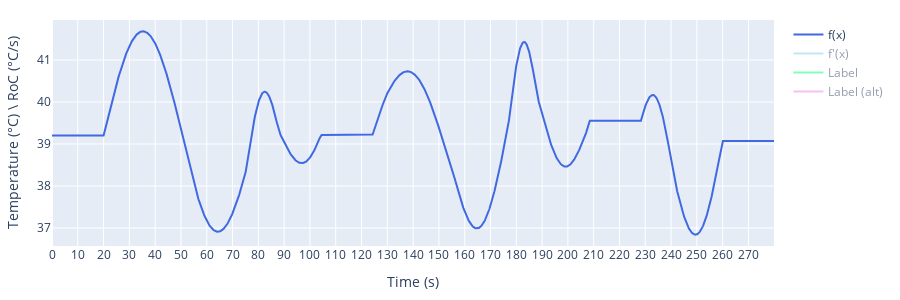

The code cell stored with this chart in its notebook:
### Code cell
from src.experiments.stimuli_function import StimuliFunction, stimuli_extra
import importlib
import numpy as np
importlib.reload(sys.modules['src.experiments.stimuli_function'])

minimal_desired_duration = 200 # in seconds
periods = [67, 20] # [0] is the baseline and [1] the modulation; in seconds
frequencies = 1./np.array(periods)
amplitudes = [1, 1.5] # temp range is 2 * sum(amplitudes): max @ VAS 70, min @ VAS 0
sample_rate = 10
seed = 823 # use None for random seed
baseline_temp = 39.2 # @ VAS 35

stimuli = StimuliFunction(
    minimal_desired_duration,
    frequencies,
    amplitudes,
    sample_rate,
    random_periods=True,
    seed=seed)
stimuli.add_baseline_temp(baseline_temp)
stimuli.add_plateaus(plateau_duration=20, n_plateaus=4, add_at_start="random", add_at_end=True)

_ = stimuli_extra(stimuli.wave, stimuli.wave_dot, stimuli.sample_rate, s_RoC=0.2)

### Figure 1 — Plotly figure (JSON) as saved in the notebook; plotly's stock layout.template omitted (floating-point values rounded to 4 significant figures; data arrays with more than 128 entries replaced by an {"elided": "..."} marker saying what was removed)
{"data": [{"line": {"color": "royalblue"}, "name": "f(x)", "type": "scatter", "visible": true, "x": {"elided": "2800 float values"}, "y": {"elided": "2800 float values"}}, {"line": {"color": "skyblue"}, "name": "f'(x)", "type": "scatter", "visible": "legendonly", "x": {"elided": "2800 float values"}, "y": {"elided": "2800 float values"}}, {"line": {"color": "springgreen"}, "name": "Label", "type": "scatter", "visible": "legendonly", "x": {"elided": "2800 float values"}, "y": {"elided": "2800 int values"}}, {"line": {"color": "violet"}, "name": "Label (alt)", "type": "scatter", "visible": "legendonly", "x": {"elided": "2800 float values"}, "y": {"elided": "2800 int values"}}], "layout": {"autosize": false, "height": 300, "margin": {"b": 20, "l": 20, "r": 20, "t": 20}, "width": 900, "xaxis": {"dtick": 10, "tick0": 0, "tickmode": "linear", "title": {"text": "Time (s)"}}, "yaxis": {"title": {"text": "Temperature (°C) \\ RoC (°C/s)"}}}}
